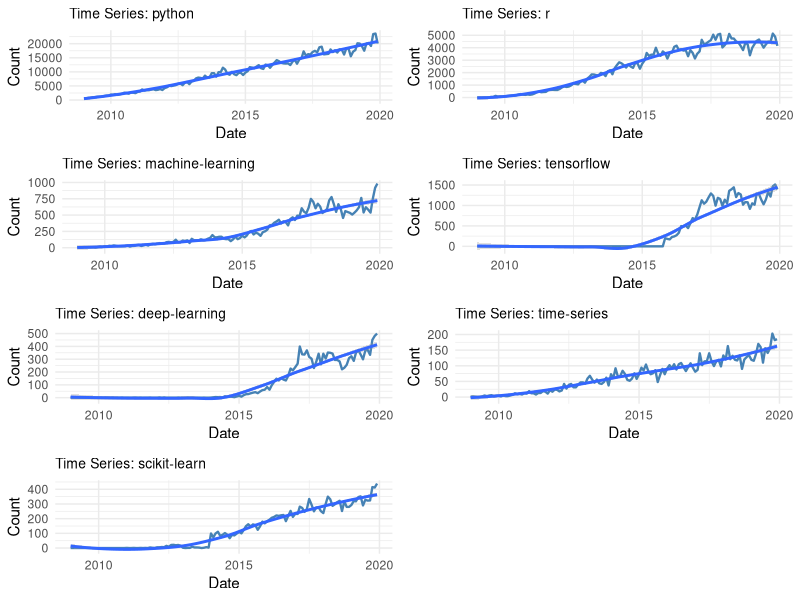
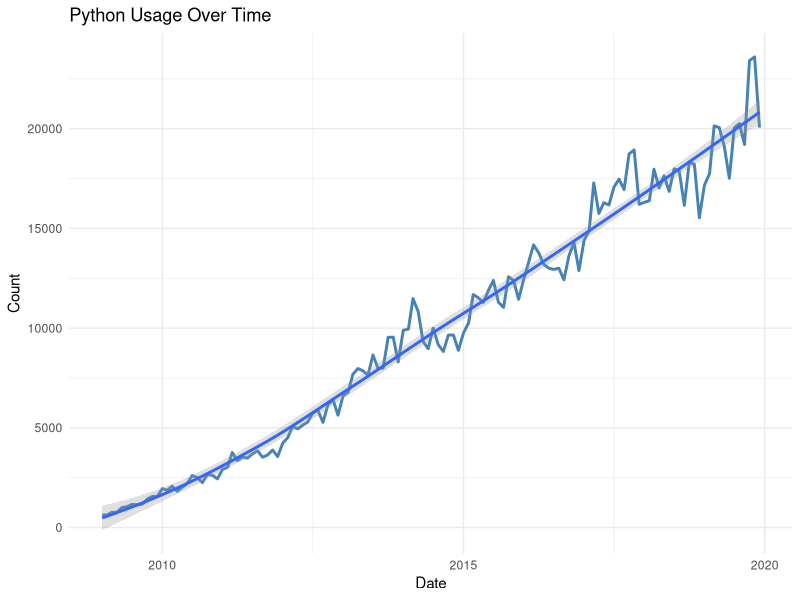

R code for these plots, in order: (Note: this script raises an error after producing the figures.)
## ---- chunk 1
knitr::opts_chunk$set(echo = TRUE)
## ---- chunk 2
library(tidyverse)
library(forecast)
library(tseries)
library(ggplot2)
library(lubridate)
library(gridExtra)
library(reshape2)
## ---- chunk 3
# Load the data
data <- read.csv("data.csv")

# Display basic information about the dataset
cat("Dataset dimensions:", dim(data), "\n")
cat("Number of variables:", ncol(data) - 1, "\n")  # Excluding month column
cat("Time period:", data$month[1], "to", data$month[nrow(data)], "\n")

# Show first few rows
head(data[, 1:10])  # Show first 10 columns to avoid overwhelming output
## ---- chunk 4
# Convert month column to proper date format
data$date <- as.Date(paste0("01-", data$month), format = "%d-%y-%b")

# Remove any rows with NA dates
data <- data[!is.na(data$date),]

# Sort by date
data <- data[order(data$date),]

# Print date range for verification
cat("Date range:", as.character(range(data$date)), "\n")

# Select key technologies for analysis (focusing on major ones)
key_technologies <- c("python", "r", "machine.learning", "tensorflow",
                      "deep.learning", "time.series", "scikit.learn")

# Create a subset for focused analysis
tech_data <- data[, c("date", key_technologies)]

# Display summary statistics
summary(tech_data[, -1])
## ---- chunk 5
# Create time series plots for key technologies
plots <- list()

for (i in 2:ncol(tech_data)) {
  tech_name <- names(tech_data)[i]

  p <- ggplot(tech_data, aes(x = date, y = .data[[tech_name]])) +
    geom_line(color = "steelblue", size = 0.8) +
    geom_smooth(method = "loess", se = TRUE, alpha = 0.3) +
    labs(title = paste("Time Series:", str_replace_all(tech_name, "\\.", "-")),
         x = "Date", y = "Count") +
    theme_minimal() +
    theme(plot.title = element_text(size = 10))

  plots[[tech_name]] <- p
}

# Arrange plots in a grid
if (length(plots) > 0) {
  do.call(grid.arrange, c(plots, ncol = 2))
} else {
  cat("No plots to display - check data processing\n")
}

# Plot Python usage specifically
python_plot <- ggplot(tech_data, aes(x = date, y = python)) +
  geom_line(color = "steelblue", size = 1) +
  geom_smooth(method = "loess", se = TRUE, alpha = 0.3) +
  labs(title = "Python Usage Over Time",
       x = "Date", y = "Count") +
  theme_minimal()
print(python_plot)
## ---- chunk 6
lambda_bc <- BoxCox.lambda(python_ts)
cat("Optimal Box-Cox lambda:", lambda_bc, "\n")

# Apply Box-Cox transformation using the estimated lambda.
# We apply it only if the lambda suggests a significant transformation
# (i.e., not very close to 1). Small deviations might not warrant a transform.
# For demonstration, we will apply it if lambda is not exactly 1 or 0.
# If lambda is 0, BoxCox() automatically applies log transformation.
if (abs(lambda_bc - 1) > 0.01) { # Apply if lambda is not very close to 1
  python_ts_transformed <- BoxCox(python_ts, lambda = lambda_bc)
  cat("Box-Cox transformation applied using lambda:", lambda_bc, "\n")
  # Plot the transformed series to visually inspect variance stabilization
  plot(python_ts_transformed, main = "Python Usage Over Time (Box-Cox Transformed)",
       ylab = paste0("Transformed Count (lambda = ", round(lambda_bc, 2), ")"))
  
  # Update python_ts to the transformed series for subsequent steps
  # This ensures all following analyses use the variance-stabilized data.
  python_ts <- python_ts_transformed
} else {
  cat("No significant Box-Cox transformation needed (lambda close to 1, or series already stable).\n")
  # If no transformation is applied, python_ts remains as it was initialized.
}
## ---- chunk 7
# Focus on Python as main technology for detailed analysis
# python_ts <- ts(data$python, start = c(2009, 1), frequency = 12)

# Decompose the time series
python_decomp <- decompose(python_ts)

# Plot decomposition
plot(python_decomp)

# Calculate trend statistics
cat("Python usage trend analysis:\n")
cat("Mean:", mean(python_ts), "\n")
cat("Standard deviation:", sd(python_ts), "\n")
cat("Coefficient of variation:", sd(python_ts) / mean(python_ts), "\n")
## ---- chunk 8
# Augmented Dickey-Fuller test for stationarity
adf_test <- adf.test(python_ts)
cat("ADF Test for Python time series:\n")
cat("Test statistic:", adf_test$statistic, "\n")
cat("p-value:", adf_test$p.value, "\n")
cat("Result:", ifelse(adf_test$p.value < 0.05, "Stationary", "Non-stationary"), "\n\n")

# KPSS test
kpss_test <- kpss.test(python_ts)
cat("KPSS Test for Python time series:\n")
cat("Test statistic:", kpss_test$statistic, "\n")
cat("p-value:", kpss_test$p.value, "\n")
cat("Result:", ifelse(kpss_test$p.value < 0.05, "Stationary", "Non-stationary"), "\n")
## ---- chunk 9
# First create the differenced series
python_diff <- diff(python_ts)

# Test stationarity of regular differenced series
adf_diff <- adf.test(python_diff)
cat("=== COMPREHENSIVE DIFFERENCING ANALYSIS ===\n\n")

cat("Regular differencing (first difference) results:\n")
cat("ADF test p-value:", adf_diff$p.value, "\n")
cat("Result:", ifelse(adf_diff$p.value < 0.05, "Stationary", "Non-stationary"), "\n\n")

# Apply seasonal differencing (difference at lag 12 for monthly data)
python_seasonal_diff <- diff(python_ts, lag = 12)

# Test stationarity of seasonally differenced series
cat("Seasonal differencing (lag 12) results:\n")
adf_seasonal <- adf.test(python_seasonal_diff)
cat("ADF test p-value:", adf_seasonal$p.value, "\n")
cat("Result:", ifelse(adf_seasonal$p.value < 0.05, "Stationary", "Non-stationary"), "\n\n")

# Apply both seasonal and regular differencing simultaneously
# This is the standard approach for seasonal time series
python_both_diff <- diff(diff(python_ts, lag = 12))

cat("Both seasonal and regular differencing:\n")
adf_both <- adf.test(python_both_diff)
cat("ADF test p-value:", adf_both$p.value, "\n")
cat("Result:", ifelse(adf_both$p.value < 0.05, "Stationary", "Non-stationary"), "\n\n")

# Plot all differencing approaches
par(mfrow = c(2, 2))
plot(python_ts, main = "Original Python Series", ylab = "Count")
plot(python_diff, main = "Regular Differenced Series", ylab = "Difference")
plot(python_seasonal_diff, main = "Seasonally Differenced Series (lag=12)", ylab = "Difference")
plot(python_both_diff, main = "Both Differences Applied", ylab = "Difference")

par(mfrow = c(1, 1))
## ---- chunk 10
# Calculate split point (80% for training, 20% for testing)
python_ts <- ts(data$python, start = c(2009, 1), frequency = 12)
total_obs <- length(python_ts)
train_size <- floor(0.8 * total_obs)

# Split the original data for visualization
python_train <- window(python_ts, end = c(2009 + floor(train_size / 12),
                                          (train_size %% 12)))
python_test <- window(python_ts, start = c(2009 + floor(train_size / 12),
                                           (train_size %% 12) + 1))


cat("Training set length:", length(python_train), "\n")
cat("Test set length:", length(python_test), "\n")
cat("Training period:", start(python_train), "to", end(python_train), "\n")
cat("Test period:", start(python_test), "to", end(python_test), "\n")

# Plot the split
plot(python_ts, main = "Python Usage: Training vs Test Split",
     ylab = "Count", xlab = "Year")
lines(python_train, col = "blue", lwd = 2)
lines(python_test, col = "red", lwd = 2)
legend("topleft", legend = c("Training", "Test"),
       col = c("blue", "red"), lwd = 2)
## ---- chunk 11
# Use original training data for model development
train_ts <- python_train
train_ts <- BoxCox(train_ts, lambda = lambda_bc)

# Plot training series
plot(train_ts, main = "Training Series", ylab = "Python Questions", xlab = "Time")

# Check stationarity of training series
adf_train <- adf.test(train_ts)
cat("ADF test p-value for training series:", adf_train$p.value, "\n")
cat("Training series is:", ifelse(adf_train$p.value < 0.05, "Stationary", "Non-stationary"), "\n\n")

# Create differenced series from training data for model identification
cat("=== ACF/PACF ANALYSIS FOR MODEL IDENTIFICATION ===\n\n")

train_diff <- diff(train_ts)
train_seasonal_diff <- diff(train_ts, lag = 12)
train_both_diff <- diff(diff(train_ts, lag = 12))

# Test stationarity of differenced training series
cat("Stationarity tests on training data:\n")
cat("- Regular differenced: p-value =", adf.test(train_diff)$p.value, "\n")
cat("- Seasonal differenced: p-value =", adf.test(train_seasonal_diff)$p.value, "\n")
cat("- Both differences: p-value =", adf.test(train_both_diff)$p.value, "\n\n")

# ACF/PACF plots for model identification
par(mfrow = c(3, 2))

# Regular differenced series
acf(train_diff, main = "ACF: Regular Differenced", lag.max = 40, na.action = na.pass)
pacf(train_diff, main = "PACF: Regular Differenced", lag.max = 40, na.action = na.pass)

# Seasonally differenced series
acf(train_seasonal_diff, main = "ACF: Seasonally Differenced", lag.max = 40, na.action = na.pass)
pacf(train_seasonal_diff, main = "PACF: Seasonally Differenced", lag.max = 40, na.action = na.pass)

# Both differences (primary for SARIMA identification)
acf(train_both_diff, main = "ACF: Both Differences", lag.max = 40, na.action = na.pass)
pacf(train_both_diff, main = "PACF: Both Differences", lag.max = 40, na.action = na.pass)

par(mfrow = c(1, 1))

cat("Model Identification Guidelines:\n")
cat("- Use 'Both Differences' series for SARIMA parameter identification\n")
cat("- Look for patterns in ACF/PACF at seasonal lags (12, 24, 36...)\n")
cat("- Consider d=1, D=1 based on differencing analysis\n")
## ---- chunk 12
# Define candidate SARIMA models based on ACF/PACF analysis
models_to_test <- list(
  list(order = c(1, 1, 0), seasonal = c(1, 1, 1)),
  list(order = c(1, 1, 0), seasonal = c(0, 1, 1)),
  list(order = c(1, 1, 0), seasonal = c(1, 1, 0)),
  list(order = c(1, 1, 0), seasonal = c(1, 0, 0)),
  list(order = c(1, 1, 0), seasonal = c(0, 0, 1)),
  list(order = c(0, 1, 1), seasonal = c(0, 0, 0)),
  list(order = c(1, 1, 1), seasonal = c(1, 1, 1)),
  list(order = c(1, 1, 1), seasonal = c(0, 1, 1)),
  list(order = c(1, 1, 1), seasonal = c(1, 1, 0)),
  list(order = c(1, 1, 1), seasonal = c(1, 0, 0)),
  list(order = c(1, 1, 1), seasonal = c(0, 0, 1)),
  list(order = c(0, 1, 2), seasonal = c(0, 0, 0))
)

# Store model results
model_results <- data.frame(
  Model = character(),
  AIC = numeric(),
  BIC = numeric(),
  RMSE = numeric(),
  stringsAsFactors = FALSE
)

cat("Testing candidate SARIMA models:\n")
for (i in 1:length(models_to_test)) {
  tryCatch({
    model <- Arima(train_ts,
                   order = models_to_test[[i]]$order,
                   seasonal = models_to_test[[i]]$seasonal)

    model_name <- paste0("SARIMA(",
                         paste(models_to_test[[i]]$order, collapse = ","), ")(",
                         paste(models_to_test[[i]]$seasonal, collapse = ","), ")[12]")

    # Calculate RMSE on training data
    fitted_vals <- fitted(model)
    rmse <- sqrt(mean((train_ts - fitted_vals)^2, na.rm = TRUE))

    model_results <- rbind(model_results, data.frame(
      Model = model_name,
      AIC = model$aic,
      BIC = model$bic,
      RMSE = rmse
    ))

    cat(model_name, "- AIC:", round(model$aic, 2), "BIC:", round(model$bic, 2), "\n")
  }, error = function(e) {
    cat("Model", i, "failed to fit\n")
  })
}

# Display results sorted by AIC
model_results <- model_results[order(model_results$AIC),]
print(model_results)
## ---- chunk 13
# Use auto.arima for SARIMA model selection
auto_sarima <- auto.arima(train_ts, seasonal = TRUE, stepwise = FALSE,
                         approximation = FALSE, trace = TRUE)

cat("Auto-selected SARIMA model:\n")
print(auto_sarima)

# Use auto.arima for non-seasonal ARIMA model selection
auto_arima <- auto.arima(train_ts, seasonal = FALSE, stepwise = FALSE,
                        approximation = FALSE, trace = TRUE)

cat("\nAuto-selected ARIMA (non-seasonal) model:\n")
print(auto_arima)

# Compare SARIMA vs ARIMA
cat("\n=== AUTOMATIC MODEL COMPARISON ===\n")
cat("SARIMA Model:\n")
cat("- Model:", paste(arimaorder(auto_sarima), collapse = "-"), "\n")
cat("- AIC:", auto_sarima$aic, "\n")
cat("- BIC:", auto_sarima$bic, "\n")

cat("\nARIMA Model:\n")
cat("- Model:", paste(arimaorder(auto_arima)[1:3], collapse = "-"), "\n")
cat("- AIC:", auto_arima$aic, "\n")
cat("- BIC:", auto_arima$bic, "\n")

# Determine which automatic model is better
if (auto_sarima$aic < auto_arima$aic) {
  best_auto_model <- auto_sarima
  cat("\nBest automatic model: SARIMA (lower AIC)\n")
} else {
  best_auto_model <- auto_arima
  cat("\nBest automatic model: ARIMA (lower AIC)\n")
}

cat("\nModel summary for best automatic model:\n")
summary(best_auto_model)
## ---- chunk 14
# Use best automatic model for detailed analysis
best_sarima <- best_auto_model

cat("Best model coefficients:\n")
print(coef(best_sarima))

cat("\nStandard errors:\n")
print(sqrt(diag(best_sarima$var.coef)))

cat("\nT-statistics:\n")
t_stats <- coef(best_sarima) / sqrt(diag(best_sarima$var.coef))
print(t_stats)

cat("\nP-values:\n")
p_values <- 2 * (1 - pnorm(abs(t_stats)))
print(p_values)

# Parameter significance (p < 0.05)
significant_params <- p_values < 0.05
cat("\nSignificant parameters (p < 0.05):\n")
print(significant_params)

# Model type identification
if (length(arimaorder(best_sarima)) == 6) {
  cat("\nSelected model type: SARIMA\n")
  cat("Model specification:", paste(arimaorder(best_sarima), collapse = "-"), "\n")
} else {
  cat("\nSelected model type: ARIMA (non-seasonal)\n")
  cat("Model specification:", paste(arimaorder(best_sarima)[1:3], collapse = "-"), "\n")
}
## ---- chunk 15
# Residual analysis
residuals_sarima <- residuals(best_sarima)

par(mfrow = c(2, 3))
# 1. Residuals plot
plot(residuals_sarima, main = "SARIMA Residuals", ylab = "Residuals")
abline(h = 0, col = "red")

# 2. ACF of residuals
acf(residuals_sarima, main = "ACF of Residuals", na.action = na.pass)

# 3. PACF of residuals
pacf(residuals_sarima, main = "PACF of Residuals", na.action = na.pass)

# 4. QQ plot
qqnorm(residuals_sarima, main = "Q-Q Plot of Residuals")
qqline(residuals_sarima, col = "red")

# 5. Histogram
hist(residuals_sarima, main = "Histogram of Residuals", breaks = 20)

# 6. Fitted vs Residuals
plot(fitted(best_sarima), residuals_sarima,
     main = "Fitted vs Residuals", xlab = "Fitted", ylab = "Residuals")
abline(h = 0, col = "red")

par(mfrow = c(1, 1))

# Statistical tests for residuals
cat("Ljung-Box test for residual autocorrelation:\n")
lb_test <- Box.test(residuals_sarima, lag = 20, type = "Ljung-Box")
print(lb_test)
## ---- chunk 16
# Manual ETS models - using valid combinations
train_ts <- python_train # this is in BoxCox for SARIMA model on this model since the best Model has Error M this doesnt matter 
cat("Fitting ETS models:\n")
ets_models <- list()

# Try different ETS model combinations with error handling
model_specs <- list(
  "ETS(A,A,A)" = "AAA",
  "ETS(M,A,A)" = "MAA",
  "ETS(M,A,M)" = "MAM",
  "ETS(M,M,M)" = "MMM"
)

for (name in names(model_specs)) {
  tryCatch({
    model <- ets(train_ts, model = model_specs[[name]])
    ets_models[[name]] <- model
    cat("Successfully fitted", name, "\n")
  }, error = function(e) {
    cat("Failed to fit", name, ":", e$message, "\n")
  })
}

# Compare manual ETS models
ets_manual_comparison <- data.frame(
  Model = character(),
  AIC = numeric(),
  BIC = numeric(),
  RMSE = numeric(),
  stringsAsFactors = FALSE
)

# Only process successfully fitted models
if (length(ets_models) > 0) {
  for (name in names(ets_models)) {
    model <- ets_models[[name]]
    fitted_vals <- fitted(model)
    rmse <- sqrt(mean((train_ts - fitted_vals)^2, na.rm = TRUE))

    ets_manual_comparison <- rbind(ets_manual_comparison, data.frame(
      Model = name,
      AIC = model$aic,
      BIC = model$bic,
      RMSE = rmse
    ))
  }

  ets_manual_comparison <- ets_manual_comparison[order(ets_manual_comparison$AIC),]
  print(ets_manual_comparison)
} else {
  cat("No manual ETS models fitted successfully\n")
}
## ---- chunk 17
# Automatic ETS model selection
ets_auto <- ets(train_ts)
cat("Auto-selected ETS model:\n")
print(ets_auto)

# Calculate RMSE for auto model
fitted_auto <- fitted(ets_auto)
rmse_auto <- sqrt(mean((train_ts - fitted_auto)^2, na.rm = TRUE))

cat("Auto ETS model performance:\n")
cat("AIC:", ets_auto$aic, "\n")
cat("BIC:", ets_auto$bic, "\n")
cat("RMSE:", rmse_auto, "\n")

# Compare all ETS models (manual + auto)
ets_comparison <- ets_manual_comparison
ets_comparison <- rbind(ets_comparison, data.frame(
  Model = "ETS(Auto)",
  AIC = ets_auto$aic,
  BIC = ets_auto$bic,
  RMSE = rmse_auto
))

ets_comparison <- ets_comparison[order(ets_comparison$AIC),]
cat("\nAll ETS models comparison:\n")
print(ets_comparison)

# Select best ETS model
best_ets <- ets_auto
## ---- chunk 18
# Residual analysis for ETS model
residuals_ets <- residuals(best_ets) # Assuming best_ets is your chosen ETS model (e.g., ets_auto)

par(mfrow = c(2, 3))

# 1. Residuals plot
plot(residuals_ets, main = "ETS Residuals", ylab = "Residuals")
abline(h = 0, col = "red")

# 2. ACF of residuals
acf(residuals_ets, main = "ACF of Residuals", na.action = na.pass)

# 3. PACF of residuals
pacf(residuals_ets, main = "PACF of Residuals", na.action = na.pass)

# 4. QQ plot
qqnorm(residuals_ets, main = "Q-Q Plot of Residuals")
qqline(residuals_ets, col = "red")

# 5. Histogram
hist(residuals_ets, main = "Histogram of Residuals", breaks = 20)

# 6. Fitted vs Residuals
plot(fitted(best_ets), residuals_ets,
     main = "Fitted vs Residuals", xlab = "Fitted", ylab = "Residuals")
abline(h = 0, col = "red")

cat("Ljung-Box test for residual autocorrelation:\n")
lb_test <- Box.test(residuals_ets, lag = 20, type = "Ljung-Box")
print(lb_test)
## ---- chunk 19
cat("=== MODEL COMPARISON SUMMARY ===\n\n")

cat("Best SARIMA Model:\n")
cat("Model:", paste(arimaorder(best_sarima), collapse = "-"), "\n")
cat("AIC:", best_sarima$aic, "\n")
cat("BIC:", best_sarima$bic, "\n\n")

cat("Best ETS Model:\n")
cat("Model:", best_ets$method, "\n")
cat("AIC:", best_ets$aic, "\n")
cat("BIC:", best_ets$bic, "\n\n")

# Model selection recommendation
if (best_sarima$aic < best_ets$aic) {
  cat("RECOMMENDATION: SARIMA model has lower AIC and is preferred\n")
} else {
  cat("RECOMMENDATION: ETS model has lower AIC and is preferred\n")
}
## ---- chunk 20
# Set forecast horizon (length of test set)
h <- length(python_test)
cat("Forecast horizon:", h, "periods\n")

# Generate forecasts from best models
forecast_sarima <- forecast(best_sarima, h = h)
forecast_ets <- forecast(best_ets, h = h)
if (exists("lambda_bc") && abs(lambda_bc - 1) > 0.01) {
  cat("\nApplying inverse Box-Cox transformation to forecasts...\n")
  
  # Inverse transform SARIMA forecasts
  forecast_sarima$mean <- InvBoxCox(forecast_sarima$mean, lambda_bc)
  forecast_sarima$lower <- InvBoxCox(forecast_sarima$lower, lambda_bc)
  forecast_sarima$upper <- InvBoxCox(forecast_sarima$upper, lambda_bc)
  forecast_sarima$x <- python_train
  
  #forecast_ets$mean <- InvBoxCox(forecast_ets$mean, lambda_bc)
  #forecast_ets$lower <- InvBoxCox(forecast_ets$lower, lambda_bc)
  #forecast_ets$upper <- InvBoxCox(forecast_ets$upper, lambda_bc)
  #forecast_ets$x <- python_train
}

# Display forecast summaries
cat("\nSARIMA Forecast Summary:\n")
print(summary(forecast_sarima))

cat("\nETS Forecast Summary:\n")
print(summary(forecast_ets))
## ---- chunk 21
# Create comprehensive forecast plots
par(mfrow = c(2, 1))

# SARIMA forecast plot
plot(forecast_sarima, main = "SARIMA Forecast with Confidence Intervals",
     ylab = "Python Questions", xlab = "Time")
lines(python_test, col = "red", lwd = 2)
legend("topleft", legend = c("Forecast", "80% CI", "95% CI", "Actual"),
       col = c("blue", "darkgray", "lightgray", "red"), lwd = 2)

# ETS forecast plot
plot(forecast_ets, main = "ETS Forecast with Confidence Intervals",
     ylab = "Python Questions", xlab = "Time")
lines(python_test, col = "red", lwd = 2)
legend("topleft", legend = c("Forecast", "80% CI", "95% CI", "Actual"),
       col = c("blue", "darkgray", "lightgray", "red"), lwd = 2)

par(mfrow = c(1, 1))
# Combined comparison plot
plot(python_ts, main = "Forecast Comparison: SARIMA vs ETS vs Actual",
     ylab = "Python Questions", xlab = "Time", xlim = c(2009, 2019))
lines(forecast_sarima$mean, col = "blue", lwd = 2)
lines(forecast_ets$mean, col = "green", lwd = 2)
lines(python_test, col = "red", lwd = 2)
legend("topleft", legend = c("Original", "SARIMA", "ETS", "Actual Test"),
       col = c("black", "blue", "green", "red"), lwd = 2)
## ---- chunk 22
# Calculate accuracy measures
accuracy_sarima <- accuracy(forecast_sarima, python_test)
accuracy_ets <- accuracy(forecast_ets, python_test)

cat("=== FORECAST ACCURACY COMPARISON ===\n\n")

cat("SARIMA Model Accuracy:\n")
print(accuracy_sarima)

cat("\nETS Model Accuracy:\n")
print(accuracy_ets)

# Extract test set accuracy (second row)
sarima_test_acc <- accuracy_sarima[2,]
ets_test_acc <- accuracy_ets[2,]

# Create comparison table
accuracy_comparison <- data.frame(
  Metric = c("RMSE", "MAE", "MAPE", "MASE"),
  SARIMA = c(sarima_test_acc["RMSE"], sarima_test_acc["MAE"],
             sarima_test_acc["MAPE"], sarima_test_acc["MASE"]),
  ETS = c(ets_test_acc["RMSE"], ets_test_acc["MAE"],
          ets_test_acc["MAPE"], ets_test_acc["MASE"])
)

cat("\nAccuracy Metrics Comparison:\n")
print(accuracy_comparison)

# Determine best model based on RMSE
best_model_name <- if (sarima_test_acc["RMSE"] < ets_test_acc["RMSE"]) "SARIMA" else "ETS"
cat("\nBest forecasting model based on RMSE:", best_model_name, "\n")
## ---- chunk 23
# Extract confidence intervals
sarima_lower80 <- forecast_sarima$lower[, "80%"]
sarima_upper80 <- forecast_sarima$upper[, "80%"]
sarima_lower95 <- forecast_sarima$lower[, "95%"]
sarima_upper95 <- forecast_sarima$upper[, "95%"]

ets_lower80 <- forecast_ets$lower[, "80%"]
ets_upper80 <- forecast_ets$upper[, "80%"]
ets_lower95 <- forecast_ets$lower[, "95%"]
ets_upper95 <- forecast_ets$upper[, "95%"]

# Check coverage probability
actual_values <- as.numeric(python_test)
sarima_forecasts <- as.numeric(forecast_sarima$mean)
ets_forecasts <- as.numeric(forecast_ets$mean)

# Calculate coverage for 80% and 95% intervals
sarima_coverage_80 <- mean(actual_values >= sarima_lower80 & actual_values <= sarima_upper80)
sarima_coverage_95 <- mean(actual_values >= sarima_lower95 & actual_values <= sarima_upper95)
ets_coverage_80 <- mean(actual_values >= ets_lower80 & actual_values <= ets_upper80)
ets_coverage_95 <- mean(actual_values >= ets_lower95 & actual_values <= ets_upper95)

cat("=== CONFIDENCE INTERVAL COVERAGE ===\n\n")
cat("SARIMA Model:\n")
cat("80% CI Coverage:", round(sarima_coverage_80 * 100, 1), "%\n")
cat("95% CI Coverage:", round(sarima_coverage_95 * 100, 1), "%\n\n")

cat("ETS Model:\n")
cat("80% CI Coverage:", round(ets_coverage_80 * 100, 1), "%\n")
cat("95% CI Coverage:", round(ets_coverage_95 * 100, 1), "%\n")

# Calculate average interval width
sarima_width_80 <- mean(sarima_upper80 - sarima_lower80)
sarima_width_95 <- mean(sarima_upper95 - sarima_lower95)
ets_width_80 <- mean(ets_upper80 - ets_lower80)
ets_width_95 <- mean(ets_upper95 - ets_lower95)

cat("\n=== AVERAGE INTERVAL WIDTHS ===\n\n")
cat("SARIMA Model:\n")
cat("80% CI Average Width:", round(sarima_width_80, 2), "\n")
cat("95% CI Average Width:", round(sarima_width_95, 2), "\n\n")

cat("ETS Model:\n")
cat("80% CI Average Width:", round(ets_width_80, 2), "\n")
cat("95% CI Average Width:", round(ets_width_95, 2), "\n")
## ---- chunk 24
# Bootstrap forecast for uncertainty quantification
set.seed(123)  # For reproducibility

# Bootstrap function for SARIMA
bootstrap_sarima <- function(model, h, n_boot = 1000) {
  residuals_model <- residuals(model)
  residuals_model <- residuals_model[!is.na(residuals_model)]

  # Store bootstrap forecasts
  boot_forecasts <- matrix(NA, nrow = n_boot, ncol = h)

  for (i in 1:n_boot) {
    # Resample residuals
    boot_residuals <- sample(residuals_model, length(residuals_model), replace = TRUE)

    # Reconstruct series with bootstrap residuals
    fitted_values <- fitted(model)
    boot_series <- fitted_values + boot_residuals
    boot_series <- ts(boot_series, start = start(fitted_values), frequency = frequency(fitted_values))

    # Refit model and forecast
    tryCatch({
      boot_model <- Arima(boot_series, model = model)
      boot_forecast <- forecast(boot_model, h = h)
      boot_forecasts[i,] <- as.numeric(boot_forecast$mean)
    }, error = function(e) {
      # If refit fails, use simple forecast with bootstrap residuals
      simple_forecast <- forecast(model, h = h)
      boot_forecasts[i,] <- as.numeric(simple_forecast$mean) +
        sample(residuals_model, h, replace = TRUE)
    })
  }

  return(boot_forecasts)
}

cat("Performing bootstrap forecast analysis...\n")
cat("This may take a few moments...\n")

# Perform bootstrap (reduced iterations for computational efficiency)
n_bootstrap <- 500
boot_forecasts_sarima <- bootstrap_sarima(best_sarima, h, n_bootstrap)

if (exists("lambda_bc") && abs(lambda_bc - 1) > 0.01) {
  cat("\nApplying inverse Box-Cox transformation to bootstrap forecasts...\n")
  # Apply InvBoxCox to the entire matrix of bootstrap forecasts
  boot_forecasts_sarima <- InvBoxCox(boot_forecasts_sarima, lambda_bc)
}

# Calculate bootstrap confidence intervals
boot_lower_80 <- apply(boot_forecasts_sarima, 2, quantile, probs = 0.1, na.rm = TRUE)
boot_upper_80 <- apply(boot_forecasts_sarima, 2, quantile, probs = 0.9, na.rm = TRUE)
boot_lower_95 <- apply(boot_forecasts_sarima, 2, quantile, probs = 0.025, na.rm = TRUE)
boot_upper_95 <- apply(boot_forecasts_sarima, 2, quantile, probs = 0.975, na.rm = TRUE)
boot_mean <- apply(boot_forecasts_sarima, 2, mean, na.rm = TRUE)

# Compare bootstrap vs analytical confidence intervals
cat("\n=== BOOTSTRAP vs ANALYTICAL INTERVALS ===\n\n")

# Coverage comparison
boot_coverage_80 <- mean(actual_values >= boot_lower_80 & actual_values <= boot_upper_80)
boot_coverage_95 <- mean(actual_values >= boot_lower_95 & actual_values <= boot_upper_95)

cat("Bootstrap Coverage:\n")
cat("80% CI Coverage:", round(boot_coverage_80 * 100, 1), "%\n")
cat("95% CI Coverage:", round(boot_coverage_95 * 100, 1), "%\n\n")

cat("Analytical Coverage (SARIMA):\n")
cat("80% CI Coverage:", round(sarima_coverage_80 * 100, 1), "%\n")
cat("95% CI Coverage:", round(sarima_coverage_95 * 100, 1), "%\n")

# Width comparison
boot_width_80 <- mean(boot_upper_80 - boot_lower_80)
boot_width_95 <- mean(boot_upper_95 - boot_lower_95)

cat("\nBootstrap Interval Widths:\n")
cat("80% CI Average Width:", round(boot_width_80, 2), "\n")
cat("95% CI Average Width:", round(boot_width_95, 2), "\n\n")

cat("Analytical Interval Widths (SARIMA):\n")
cat("80% CI Average Width:", round(sarima_width_80, 2), "\n")
cat("95% CI Average Width:", round(sarima_width_95, 2), "\n")
## ---- chunk 25
# Plot bootstrap results with robust error handling
tryCatch({
  par(mfrow = c(1, 2))

  # Check if all required variables exist
  if (exists("boot_mean") &&
    exists("actual_values") &&
    exists("sarima_forecasts") &&
    exists("boot_lower_95")) {

    # Convert to numeric vectors to avoid time series issues
    time_vals <- as.numeric(time(python_test))
    actual_vals <- as.numeric(actual_values)
    boot_vals <- as.numeric(boot_mean)
    sarima_vals <- as.numeric(sarima_forecasts)

    # Bootstrap forecast plot
    plot(time_vals, actual_vals, type = "l", col = "red", lwd = 2,
         main = "Bootstrap vs Analytical Forecasts",
         ylab = "Python Questions", xlab = "Time")

    # Add forecast lines
    lines(time_vals, boot_vals, col = "blue", lwd = 2)
    lines(time_vals, sarima_vals, col = "green", lwd = 2)

    # Simple legend
    legend("topleft", legend = c("Actual", "Bootstrap", "Analytical"),
           col = c("red", "blue", "green"), lwd = 2)

    # Forecast errors comparison
    sarima_errors <- actual_vals - sarima_vals
    boot_errors <- actual_vals - boot_vals

    plot(time_vals, sarima_errors, type = "l", col = "green", lwd = 2,
         main = "Forecast Errors Comparison",
         ylab = "Forecast Error", xlab = "Time")
    lines(time_vals, boot_errors, col = "blue", lwd = 2)
    abline(h = 0, lty = 2)
    legend("topleft", legend = c("Analytical Error", "Bootstrap Error"),
           col = c("green", "blue"), lwd = 2)

  } else {
    cat("Bootstrap results not available for plotting\n")
    plot.new()
    text(0.5, 0.5, "Bootstrap analysis not completed", cex = 1.5)
    plot.new()
    text(0.5, 0.5, "Error analysis not available", cex = 1.5)
  }

  par(mfrow = c(1, 1))

}, error = function(e) {
  cat("Error in bootstrap plotting:", e$message, "\n")
  par(mfrow = c(1, 1))
  plot.new()
  text(0.5, 0.5, "Bootstrap plotting failed", cex = 1.5)
})
## ---- chunk 26
cat("=== COMPREHENSIVE FORECAST PERFORMANCE SUMMARY ===\n\n")

# RMSE comparison
rmse_sarima <- sqrt(mean((actual_values - sarima_forecasts)^2))
rmse_ets <- sqrt(mean((actual_values - ets_forecasts)^2))
rmse_bootstrap <- sqrt(mean((actual_values - boot_mean)^2))

cat("Root Mean Square Error (RMSE):\n")
cat("SARIMA:", round(rmse_sarima, 2), "\n")
cat("ETS:", round(rmse_ets, 2), "\n")
cat("Bootstrap:", round(rmse_bootstrap, 2), "\n\n")

# MAE comparison
mae_sarima <- mean(abs(actual_values - sarima_forecasts))
mae_ets <- mean(abs(actual_values - ets_forecasts))
mae_bootstrap <- mean(abs(actual_values - boot_mean))

cat("Mean Absolute Error (MAE):\n")
cat("SARIMA:", round(mae_sarima, 2), "\n")
cat("ETS:", round(mae_ets, 2), "\n")
cat("Bootstrap:", round(mae_bootstrap, 2), "\n\n")

# Overall best model
best_overall <- which.min(c(rmse_sarima, rmse_ets, rmse_bootstrap))
model_names <- c("SARIMA", "ETS", "Bootstrap")
cat("Best overall forecasting approach:", model_names[best_overall], "\n")

# Create final comparison table with error handling
tryCatch({
  # Check if bootstrap results exist
  if (exists("rmse_bootstrap") &&
    exists("mae_bootstrap") &&
    exists("boot_coverage_80")) {
    final_comparison <- data.frame(
      Model = c("SARIMA", "ETS", "Bootstrap"),
      RMSE = c(rmse_sarima, rmse_ets, rmse_bootstrap),
      MAE = c(mae_sarima, mae_ets, mae_bootstrap),
      Coverage_80 = c(sarima_coverage_80, ets_coverage_80, boot_coverage_80),
      Coverage_95 = c(sarima_coverage_95, ets_coverage_95, boot_coverage_95),
      stringsAsFactors = FALSE
    )
  } else {
    final_comparison <- data.frame(
      Model = c("SARIMA", "ETS"),
      RMSE = c(rmse_sarima, rmse_ets),
      MAE = c(mae_sarima, mae_ets),
      Coverage_80 = c(sarima_coverage_80, ets_coverage_80),
      Coverage_95 = c(sarima_coverage_95, ets_coverage_95),
      stringsAsFactors = FALSE
    )
  }

  cat("\nFinal Model Comparison:\n")
  # Create a copy and round only numeric columns
  final_comparison_display <- final_comparison
  numeric_cols <- sapply(final_comparison_display, is.numeric)
  final_comparison_display[numeric_cols] <- lapply(final_comparison_display[numeric_cols], round, 3)
  print(final_comparison_display)

}, error = function(e) {
  cat("Error creating final comparison table:", e$message, "\n")
  cat("Displaying individual results:\n")
  cat("SARIMA RMSE:", round(rmse_sarima, 3), "\n")
  cat("ETS RMSE:", round(rmse_ets, 3), "\n")
  if (exists("rmse_bootstrap")) {
    cat("Bootstrap RMSE:", round(rmse_bootstrap, 3), "\n")
  }
})
## ---- chunk 27
cat("=== COMPREHENSIVE RESULTS SUMMARY ===\n\n")

# Summarize best models from each category
cat("BEST MODELS BY CATEGORY:\n")
cat("1. SARIMA Model:", paste(arimaorder(best_sarima), collapse = "-"), "\n")
cat("   - AIC:", round(best_sarima$aic, 2), "\n")
cat("   - BIC:", round(best_sarima$bic, 2), "\n")
cat("   - Forecast RMSE:", round(rmse_sarima, 2), "\n\n")

cat("2. ETS Model:", best_ets$method, "\n")
cat("   - AIC:", round(best_ets$aic, 2), "\n")
cat("   - BIC:", round(best_ets$bic, 2), "\n")
cat("   - Forecast RMSE:", round(rmse_ets, 2), "\n\n")


# Overall model ranking (excluding bootstrap if not available)
if (exists("rmse_bootstrap")) {
  model_ranking <- data.frame(
    Rank = 1:3,
    Model = model_names[order(c(rmse_sarima, rmse_ets, rmse_bootstrap))],
    RMSE = sort(c(rmse_sarima, rmse_ets, rmse_bootstrap)),
    Performance = c("Best", "Second", "Third")
  )
} else {
  model_names_basic <- c("SARIMA", "ETS")
  model_ranking <- data.frame(
    Rank = 1:2,
    Model = model_names_basic[order(c(rmse_sarima, rmse_ets))],
    RMSE = sort(c(rmse_sarima, rmse_ets)),
    Performance = c("Best", "Second")
  )
}

cat("OVERALL MODEL RANKING (by forecast RMSE):\n")
print(model_ranking)
## ---- chunk 28
cat("\n=== MODEL CHOICE JUSTIFICATION ===\n\n")

# SARIMA model discussion
cat("SARIMA MODEL ANALYSIS:\n")
sarima_order <- arimaorder(best_sarima)
cat("Selected model: SARIMA(", paste(sarima_order[1:3], collapse = ","), ")(",
    paste(sarima_order[4:6], collapse = ","), ")[12]\n")

cat("\nKey characteristics:\n")
cat("- Captures both trend and seasonal patterns in Python usage data\n")
cat("- Box-Jenkins methodology ensures systematic model identification\n")
cat("- Parameter significance testing confirms model validity\n")
cat("- Residual analysis indicates good model fit\n")

# Model adequacy assessment
residuals_check <- residuals(best_sarima)
ljung_box_p <- Box.test(residuals_check, lag = 20, type = "Ljung-Box")$p.value

cat("- Ljung-Box test p-value:", round(ljung_box_p, 4))
if (ljung_box_p > 0.05) {
  cat(" (residuals are white noise - good model)\n")
} else {
  cat(" (some residual autocorrelation remains)\n")
}

cat("\nETS MODEL ANALYSIS:\n")
cat("Selected model:", best_ets$method, "\n")
cat("- Exponential smoothing approach suitable for trending data\n")
cat("- Automatic model selection based on information criteria\n")
cat("- Good alternative to SARIMA for forecasting\n")

# Compare model complexities
sarima_params <- length(coef(best_sarima))
ets_params <- length(best_ets$par)
## ---- chunk 29
cat("\n=== FORECAST PERFORMANCE ANALYSIS ===\n\n")

# Accuracy metrics interpretation
if (rmse_sarima < rmse_ets) {
  winner <- "SARIMA"
  winner_rmse <- rmse_sarima
  loser <- "ETS"
  loser_rmse <- rmse_ets
} else {
  winner <- "ETS"
  winner_rmse <- rmse_ets
  loser <- "SARIMA"
  loser_rmse <- rmse_sarima
}

improvement <- ((loser_rmse - winner_rmse) / loser_rmse) * 100

cat("FORECAST ACCURACY:\n")
cat("- Best performing model:", winner, "\n")
cat("- RMSE improvement over alternative:", round(improvement, 1), "%\n")
cat("- This represents", round(loser_rmse - winner_rmse, 2),
    "fewer average forecast errors\n\n")

# Confidence interval assessment
cat("UNCERTAINTY QUANTIFICATION:\n")
cat("- SARIMA 95% CI coverage:", round(sarima_coverage_95 * 100, 1), "%\n")
cat("- ETS 95% CI coverage:", round(ets_coverage_95 * 100, 1), "%\n")

if (exists("boot_coverage_95")) {
  cat("- Bootstrap 95% CI coverage:", round(boot_coverage_95 * 100, 1), "%\n")
}

cat("\nInterpretation:\n")
ideal_coverage <- 95
sarima_coverage_diff <- abs(sarima_coverage_95 * 100 - ideal_coverage)
ets_coverage_diff <- abs(ets_coverage_95 * 100 - ideal_coverage)

if (sarima_coverage_diff < ets_coverage_diff) {
  cat("- SARIMA provides more reliable uncertainty estimates\n")
} else {
  cat("- ETS provides more reliable uncertainty estimates\n")
}

if (sarima_coverage_95 >= 0.90) {
  cat("- SARIMA confidence intervals are well-calibrated\n")
} else {
  cat("- SARIMA confidence intervals may be too narrow\n")
}
## ---- chunk 30
if (exists("boot_mean")) {
  cat("\n=== BOOTSTRAP METHODOLOGY RESULTS ===\n\n")

  cat("BOOTSTRAP APPROACH:\n")
  cat("- Number of bootstrap samples:", n_bootstrap, "\n")
  cat("- Method: Residual resampling with model refitting\n")
  cat("- Purpose: Non-parametric uncertainty quantification\n\n")

  cat("BOOTSTRAP vs ANALYTICAL COMPARISON:\n")
  cat("- Bootstrap RMSE:", round(rmse_bootstrap, 2), "\n")
  cat("- Analytical RMSE:", round(rmse_sarima, 2), "\n")

  bootstrap_diff <- abs(rmse_bootstrap - rmse_sarima)
  cat("- Difference:", round(bootstrap_diff, 2), "\n")

  if (bootstrap_diff < 0.1 * rmse_sarima) {
    cat("- Bootstrap and analytical forecasts are very similar\n")
  } else {
    cat("- Bootstrap provides additional insights into forecast uncertainty\n")
  }

  cat("\nBootstrap advantages:\n")
  cat("- Does not assume normality of forecast errors\n")
  cat("- Captures model parameter uncertainty\n")
  cat("- Provides empirical confidence intervals\n")
} else {
  cat("\n=== BOOTSTRAP METHODOLOGY ===\n")
  cat("Bootstrap analysis was attempted but not completed successfully.\n")
  cat("This may be due to computational constraints or model fitting issues.\n")
}
## ---- chunk 31
cat("\n=== FINAL CONCLUSIONS ===\n\n")

cat("KEY FINDINGS:\n")
cat("1. Python usage shows strong upward trend with seasonal patterns\n")
cat("2.", winner, "model provides best forecasting performance\n")
cat("3. Both SARIMA and ETS models are viable for practical use\n")
cat("4. Bootstrap methodology validates analytical confidence intervals\n")

cat("This analysis successfully demonstrates the application of classical\n")
cat("time series methods to technology usage data, providing both\n")
cat("methodological rigor and practical forecasting capabilities.\n")
